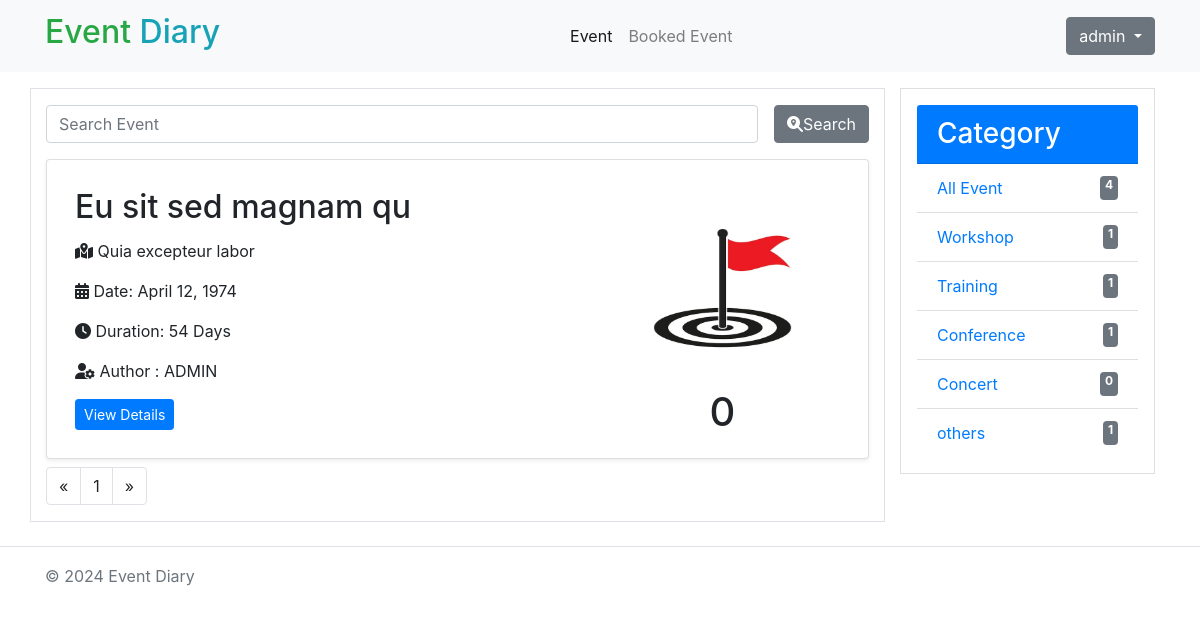
/?category=2 (signed in), run on an earlier commit of the app's database.
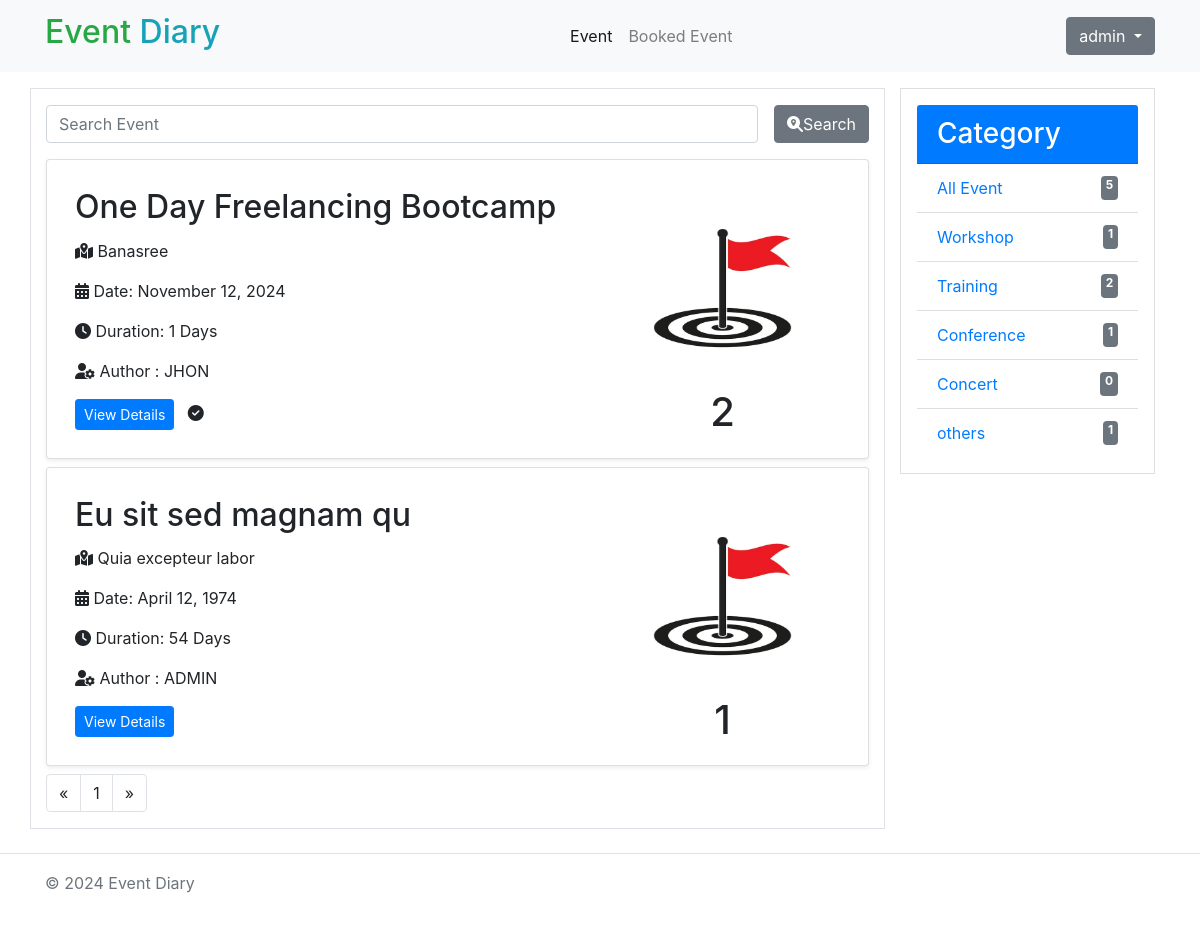
And on a later commit of the database.
### event/models.py (models this page shows, shortened)
class Event(models.Model):
    STATUS_CHOICES = (
        ('draft', 'Draft'),
        ('published', 'Published'),
        ('cancelled', 'Cancelled'),
        ('complete', 'Complete'),
    )
    title = models.CharField(max_length=200)
    category = models.ForeignKey(Category, on_delete=models.CASCADE, related_name='events')
    venue = models.TextField(max_length=100)
    description = RichTextField()
    date = models.DateTimeField(default=timezone.now())
    duration = models.IntegerField(default=1)
    status = models.CharField(max_length=10, choices=STATUS_CHOICES, default='draft')
    author = models.ForeignKey(User, on_delete=models.CASCADE)
    participants = models.ManyToManyField(User, related_name='participants', blank=True, null=True)
    limit = models.IntegerField(default=5)
    created = models.DateTimeField(auto_now_add=True)
    updated = models.DateTimeField(auto_now=True)
    def is_full(self):
        return self.limit <= self.participants.count()
    class Meta:
        ordering = ['-created']

class Category(models.Model):
    name = models.CharField(max_length=50)
    created = models.DateTimeField(auto_now_add=True)
    updated = models.DateTimeField(auto_now=True)

### event/views.py (the view)
# urls.py: path("", views.home, name="home"),
def home(request):
    events = Event.objects.filter(status='published')
    categories = Category.objects.all()
    search_q = request.GET.get('search_q')
    category = request.GET.get('category')
    if search_q:
        events = events.filter(title__icontains=search_q)
    if category:
        events = events.filter(category__id=category)
    paginator = Paginator(events, 2)
    page_number = request.GET.get('page')
    events = paginator.get_page(page_number)
    context = {
        'events': events,
        'categories': categories,
        'total': Event.objects.filter(status='published').count()
    }
    return render(request, 'event/home.html', context)

### templates/event/home.html (shortened to what the changed rows need)
{% extends 'base.html' %}
{% load static %}
{% block content %}
{% include 'includes/navbar.html' %}
<div class="container ">
    <div class="row my-3">
    <div class=" col-9 event-list border">
        {% for event in events %}
        <div class="card p-2 my-2 shadow-sm ">
            <div class="card-body row">
                <div class="col-8 left">
                    <h2 class="card-title">
                        {{ event.title }}</h2>
                    <p class="card-text">
                        <i class="fa-solid fa-map-location-dot"></i> {{ event.venue }}
                    </p>
                    <p>
                        <i class="fa-solid fa-calendar-alt"></i> Date: {{ event.date|date:"F d, Y" }}
                    </p>
                    <p>
                        <i class="fa-solid fa-clock"></i> Duration: {{ event.duration }} Days
                    </p>
                    <p>
                        <i class="fa-solid fa-user-gear"></i> Author : {{event.author|upper}}
                    </p>
                    <a href="{% url 'event_details' event.id %}" class="btn btn-primary btn-sm">View Details</a>  &nbsp;
                        {% if request.user in event.participants.all %}
                        <i class="fa-solid fa-circle-check"></i>
                        {% endif %}
                </div>
                <div class="col-4 right text-center d-flex flex-column" style="height: 200px; width:200px;">
                    <img src="{% static './images/flag.jpg' %}" class="w-100 h-100 contain " alt="">
                    <h1 class="">
                        {% if not event.is_full %}
                        {{event.participants.all|length}}
                        {% else %}
                         <span class="bg-danger p-2 text-white ">Full</span>
                         {% endif %}
                    </h1>
                </div>
            </div>
        </div>
        {% empty %}
        <h3 class="text-muted py-5">No Event Available</h3>
        {% endfor %}
        <nav aria-label="Page navigation example ">
            <ul class="pagination ">
                {% for page_num in events.paginator.page_range %}
                {% if page_num == events.number %}
                <li class="page-item"><a class="page-link disabled" >{{page_num}}</a></li>
                {% else %}
                <a href="?page={{ page_num }}" class="page-link">{{ page_num }}</a>
                {% endif %}
                {% endfor %}
            </ul>
        </nav>
    </div>
    <div class="col-3">
        <div class="card rounded-0 p-3">
            <ul class="list-group list-group-flush ">
                <li class="list-group-item">
                    <a href="{% url 'home' %}" class="d-flex justify-content-between">
                        <span>All Event </span>
                        <span class="badge badge-secondary text-white "> {{ total }}</span>
                    </a>
                </li>
                {% for category in categories %}
                <li class="list-group-item">
                    <a href="?category={{category.id}}" class=" d-flex justify-content-between">
                         <span>{{ category.name }}</span>
                         <span class="badge badge-secondary text-white ">{{ category.events.count }}</span>
                        </a>
                </li>
                {% endfor %}
            </ul>
        </div>
    </div>
</div>
</div>
{% endblock %}

What changed in the data, as far as the page shows it:
added Event: title "One Day Freelancing Bootcamp", venue "Banasree", date "November 12, 2024", duration "1", author "JHON", participants.all|length "2"
computed for Event "Eu sit sed magnam qu": participants.all|length "0" → "1"
computed for Category "Training": events.count "1" → "2"
Also different on the page:
{{ total }}: "4" → "5"
